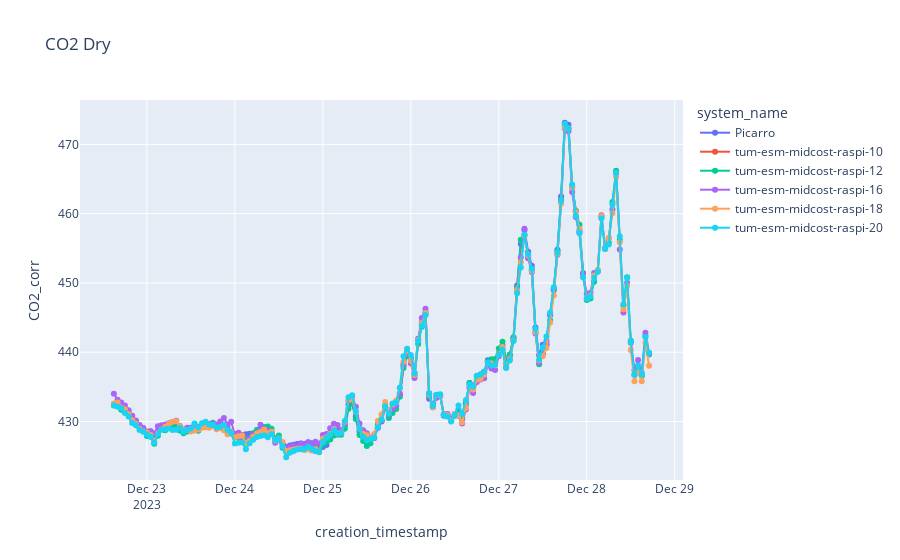
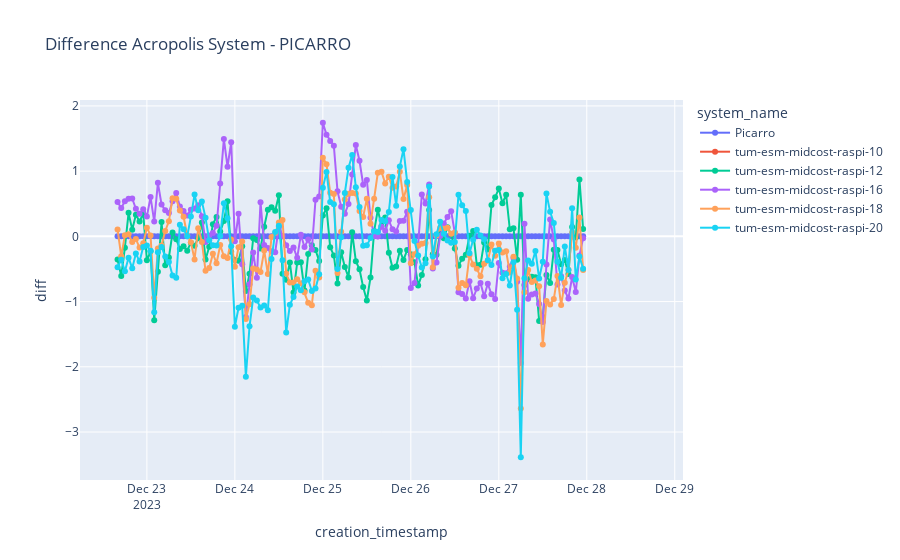

The notebook cell saved with these charts, in order:
### Code cell
import plotly.express as px

fig = px.line(df_cal_corr_agg_1h, x="creation_timestamp", y=f"CO2_corr", markers=True, title = "CO2 Dry", color="system_name")
fig.show()

fig = px.line(df_cal_corr_agg_1h, x="creation_timestamp", y=f"diff", markers=True, title = "Difference Acropolis System - PICARRO", color="system_name")
fig.show()

### Figure 1 — Plotly figure (JSON) as saved in the notebook; plotly's stock layout.template omitted (floating-point values rounded to 4 significant figures; data arrays with more than 128 entries replaced by an {"elided": "..."} marker saying what was removed)
{"data": [{"hovertemplate": "system_name=Picarro<br>creation_timestamp=%{x}<br>CO2_corr=%{y}<extra></extra>", "legendgroup": "Picarro", "line": {"color": "#636efa", "dash": "solid"}, "marker": {"symbol": "circle"}, "mode": "markers+lines", "name": "Picarro", "orientation": "v", "showlegend": true, "type": "scatter", "x": ["2023-12-22T16:00:00+00:00", "2023-12-22T17:00:00+00:00", "2023-12-22T18:00:00+00:00", "2023-12-22T19:00:00+00:00", "2023-12-22T20:00:00+00:00", "2023-12-22T21:00:00+00:00", "2023-12-22T22:00:00+00:00", "2023-12-22T23:00:00+00:00", "2023-12-23T00:00:00+00:00", "2023-12-23T01:00:00+00:00", "2023-12-23T02:00:00+00:00", "2023-12-23T03:00:00+00:00", "2023-12-23T04:00:00+00:00", "2023-12-23T05:00:00+00:00", "2023-12-23T06:00:00+00:00", "2023-12-23T07:00:00+00:00", "2023-12-23T08:00:00+00:00", "2023-12-23T09:00:00+00:00", "2023-12-23T10:00:00+00:00", "2023-12-23T11:00:00+00:00", "2023-12-23T12:00:00+00:00", "2023-12-23T13:00:00+00:00", "2023-12-23T14:00:00+00:00", "2023-12-23T15:00:00+00:00", "2023-12-23T16:00:00+00:00", "2023-12-23T17:00:00+00:00", "2023-12-23T18:00:00+00:00", "2023-12-23T19:00:00+00:00", "2023-12-23T20:00:00+00:00", "2023-12-23T21:00:00+00:00", "2023-12-23T22:00:00+00:00", "2023-12-23T23:00:00+00:00", "2023-12-24T00:00:00+00:00", "2023-12-24T01:00:00+00:00", "2023-12-24T02:00:00+00:00", "2023-12-24T03:00:00+00:00", "2023-12-24T04:00:00+00:00", "2023-12-24T05:00:00+00:00", "2023-12-24T06:00:00+00:00", "2023-12-24T07:00:00+00:00", "2023-12-24T08:00:00+00:00", "2023-12-24T09:00:00+00:00", "2023-12-24T10:00:00+00:00", "2023-12-24T11:00:00+00:00", "2023-12-24T12:00:00+00:00", "2023-12-24T13:00:00+00:00", "2023-12-24T14:00:00+00:00", "2023-12-24T15:00:00+00:00", "2023-12-24T16:00:00+00:00", "2023-12-24T17:00:00+00:00", "2023-12-24T18:00:00+00:00", "2023-12-24T19:00:00+00:00", "2023-12-24T20:00:00+00:00", "2023-12-24T21:00:00+00:00", "2023-12-24T22:00:00+00:00", "2023-12-24T23:00:00+00:00", "2023-12-25T00:00:00+00:00", "2023-12-25T01:00:00+00:00", "2023-12-25T02:00:00+00:00", "2023-12-25T03:00:00+00:00", "2023-12-25T04:00:00+00:00", "2023-12-25T05:00:00+00:00", "2023-12-25T06:00:00+00:00", "2023-12-25T07:00:00+00:00", "2023-12-25T08:00:00+00:00", "2023-12-25T09:00:00+00:00", "2023-12-25T10:00:00+00:00", "2023-12-25T11:00:00+00:00", "2023-12-25T12:00:00+00:00", "2023-12-25T13:00:00+00:00", "2023-12-25T14:00:00+00:00", "2023-12-25T15:00:00+00:00", "2023-12-25T16:00:00+00:00", "2023-12-25T17:00:00+00:00", "2023-12-25T18:00:00+00:00", "2023-12-25T19:00:00+00:00", "2023-12-25T20:00:00+00:00", "2023-12-25T21:00:00+00:00", "2023-12-25T22:00:00+00:00", "2023-12-25T23:00:00+00:00", "2023-12-26T00:00:00+00:00", "2023-12-26T01:00:00+00:00", "2023-12-26T02:00:00+00:00", "2023-12-26T03:00:00+00:00", "2023-12-26T04:00:00+00:00", "2023-12-26T05:00:00+00:00", "2023-12-26T06:00:00+00:00", "2023-12-26T07:00:00+00:00", "2023-12-26T08:00:00+00:00", "2023-12-26T09:00:00+00:00", "2023-12-26T10:00:00+00:00", "2023-12-26T11:00:00+00:00", "2023-12-26T12:00:00+00:00", "2023-12-26T13:00:00+00:00", "2023-12-26T14:00:00+00:00", "2023-12-26T15:00:00+00:00", "2023-12-26T16:00:00+00:00", "2023-12-26T17:00:00+00:00", "2023-12-26T18:00:00+00:00", "2023-12-26T19:00:00+00:00", "2023-12-26T20:00:00+00:00", "2023-12-26T21:00:00+00:00", "2023-12-26T22:00:00+00:00", "2023-12-26T23:00:00+00:00", "2023-12-27T00:00:00+00:00", "2023-12-27T01:00:00+00:00", "2023-12-27T02:00:00+00:00", "2023-12-27T03:00:00+00:00", "2023-12-27T04:00:00+00:00", "2023-12-27T05:00:00+00:00", "2023-12-27T06:00:00+00:00", "2023-12-27T07:00:00+00:00", "2023-12-27T08:00:00+00:00", "2023-12-27T09:00:00+00:00", "2023-12-27T10:00:00+00:00", "2023-12-27T11:00:00+00:00", "2023-12-27T12:00:00+00:00", "2023-12-27T13:00:00+00:00", "2023-12-27T14:00:00+00:00", "2023-12-27T15:00:00+00:00", "2023-12-27T16:00:00+00:00", "2023-12-27T17:00:00+00:00", "2023-12-27T18:00:00+00:00", "2023-12-27T19:00:00+00:00", "2023-12-27T20:00:00+00:00", "2023-12-27T21:00:00+00:00", "2023-12-27T22:00:00+00:00", "2023-12-27T23:00:00+00:00"], "xaxis": "x", "y": [432.6, 432.3, 431.8, 431.0, 430.3, 429.7, 429.1, 428.7, 428.3, 428.0, 428.1, 428.5, 429.0, 429.2, 429.4, 429.4, 429.5, 428.9, 428.5, 428.8, 428.7, 429.1, 428.7, 429.2, 429.7, 429.6, 429.6, 429.3, 429.2, 429.0, 428.5, 428.5, 428.2, 428.0, 428.0, 428.2, 428.2, 428.3, 428.8, 429.0, 429.1, 428.9, 428.5, 427.2, 427.4, 426.8, 426.3, 426.5, 426.7, 426.7, 426.8, 426.8, 427.0, 426.9, 426.5, 426.2, 426.3, 426.6, 427.6, 428.3, 428.8, 428.3, 429.4, 432.5, 432.6, 430.7, 428.5, 427.9, 427.5, 427.5, 427.6, 429.1, 430.0, 432.0, 430.8, 431.7, 432.3, 433.8, 438.1, 439.7, 439.2, 437.0, 441.9, 444.3, 445.8, 433.3, 432.5, 433.8, 433.7, 430.9, 430.8, 430.1, 431.0, 431.7, 430.6, 432.7, 435.6, 435.1, 436.5, 436.8, 437.2, 438.8, 438.5, 438.4, 439.8, 441.0, 438.3, 439.6, 442.0, 449.6, 455.6, 457.6, 454.5, 452.5, 443.6, 439.6, 441.1, 441.6, 445.3, 449.2, 454.8, 462.5, 473.1, 472.8, 463.8, 460.4, 457.5, 451.3], "yaxis": "y"}, {"hovertemplate": "system_name=tum-esm-midcost-raspi-10<br>creation_timestamp=%{x}<br>CO2_corr=%{y}<extra></extra>", "legendgroup": "tum-esm-midcost-raspi-10", "line": {"color": "#EF553B", "dash": "solid"}, "marker": {"symbol": "circle"}, "mode": "markers+lines", "name": "tum-esm-midcost-raspi-10", "orientation": "v", "showlegend": true, "type": "scatter", "x": {"elided": "147 str values"}, "xaxis": "x", "y": {"elided": "147 null values"}, "yaxis": "y"}, {"hovertemplate": "system_name=tum-esm-midcost-raspi-12<br>creation_timestamp=%{x}<br>CO2_corr=%{y}<extra></extra>", "legendgroup": "tum-esm-midcost-raspi-12", "line": {"color": "#00cc96", "dash": "solid"}, "marker": {"symbol": "circle"}, "mode": "markers+lines", "name": "tum-esm-midcost-raspi-12", "orientation": "v", "showlegend": true, "type": "scatter", "x": {"elided": "147 str values"}, "xaxis": "x", "y": {"elided": "147 float values"}, "yaxis": "y"}, {"hovertemplate": "system_name=tum-esm-midcost-raspi-16<br>creation_timestamp=%{x}<br>CO2_corr=%{y}<extra></extra>", "legendgroup": "tum-esm-midcost-raspi-16", "line": {"color": "#ab63fa", "dash": "solid"}, "marker": {"symbol": "circle"}, "mode": "markers+lines", "name": "tum-esm-midcost-raspi-16", "orientation": "v", "showlegend": true, "type": "scatter", "x": {"elided": "147 str values"}, "xaxis": "x", "y": {"elided": "147 float values"}, "yaxis": "y"}, {"hovertemplate": "system_name=tum-esm-midcost-raspi-18<br>creation_timestamp=%{x}<br>CO2_corr=%{y}<extra></extra>", "legendgroup": "tum-esm-midcost-raspi-18", "line": {"color": "#FFA15A", "dash": "solid"}, "marker": {"symbol": "circle"}, "mode": "markers+lines", "name": "tum-esm-midcost-raspi-18", "orientation": "v", "showlegend": true, "type": "scatter", "x": {"elided": "147 str values"}, "xaxis": "x", "y": {"elided": "147 float values"}, "yaxis": "y"}, {"hovertemplate": "system_name=tum-esm-midcost-raspi-20<br>creation_timestamp=%{x}<br>CO2_corr=%{y}<extra></extra>", "legendgroup": "tum-esm-midcost-raspi-20", "line": {"color": "#19d3f3", "dash": "solid"}, "marker": {"symbol": "circle"}, "mode": "markers+lines", "name": "tum-esm-midcost-raspi-20", "orientation": "v", "showlegend": true, "type": "scatter", "x": {"elided": "147 str values"}, "xaxis": "x", "y": {"elided": "147 float values"}, "yaxis": "y"}], "layout": {"legend": {"title": {"text": "system_name"}, "tracegroupgap": 0}, "title": {"text": "CO2 Dry"}, "xaxis": {"anchor": "y", "domain": [0, 1], "title": {"text": "creation_timestamp"}}, "yaxis": {"anchor": "x", "domain": [0, 1], "title": {"text": "CO2_corr"}}}}

### Figure 2 — Plotly figure (JSON) as saved in the notebook; plotly's stock layout.template omitted (floating-point values rounded to 4 significant figures; data arrays with more than 128 entries replaced by an {"elided": "..."} marker saying what was removed)
{"data": [{"hovertemplate": "system_name=Picarro<br>creation_timestamp=%{x}<br>diff=%{y}<extra></extra>", "legendgroup": "Picarro", "line": {"color": "#636efa", "dash": "solid"}, "marker": {"symbol": "circle"}, "mode": "markers+lines", "name": "Picarro", "orientation": "v", "showlegend": true, "type": "scatter", "x": ["2023-12-22T16:00:00+00:00", "2023-12-22T17:00:00+00:00", "2023-12-22T18:00:00+00:00", "2023-12-22T19:00:00+00:00", "2023-12-22T20:00:00+00:00", "2023-12-22T21:00:00+00:00", "2023-12-22T22:00:00+00:00", "2023-12-22T23:00:00+00:00", "2023-12-23T00:00:00+00:00", "2023-12-23T01:00:00+00:00", "2023-12-23T02:00:00+00:00", "2023-12-23T03:00:00+00:00", "2023-12-23T04:00:00+00:00", "2023-12-23T05:00:00+00:00", "2023-12-23T06:00:00+00:00", "2023-12-23T07:00:00+00:00", "2023-12-23T08:00:00+00:00", "2023-12-23T09:00:00+00:00", "2023-12-23T10:00:00+00:00", "2023-12-23T11:00:00+00:00", "2023-12-23T12:00:00+00:00", "2023-12-23T13:00:00+00:00", "2023-12-23T14:00:00+00:00", "2023-12-23T15:00:00+00:00", "2023-12-23T16:00:00+00:00", "2023-12-23T17:00:00+00:00", "2023-12-23T18:00:00+00:00", "2023-12-23T19:00:00+00:00", "2023-12-23T20:00:00+00:00", "2023-12-23T21:00:00+00:00", "2023-12-23T22:00:00+00:00", "2023-12-23T23:00:00+00:00", "2023-12-24T00:00:00+00:00", "2023-12-24T01:00:00+00:00", "2023-12-24T02:00:00+00:00", "2023-12-24T03:00:00+00:00", "2023-12-24T04:00:00+00:00", "2023-12-24T05:00:00+00:00", "2023-12-24T06:00:00+00:00", "2023-12-24T07:00:00+00:00", "2023-12-24T08:00:00+00:00", "2023-12-24T09:00:00+00:00", "2023-12-24T10:00:00+00:00", "2023-12-24T11:00:00+00:00", "2023-12-24T12:00:00+00:00", "2023-12-24T13:00:00+00:00", "2023-12-24T14:00:00+00:00", "2023-12-24T15:00:00+00:00", "2023-12-24T16:00:00+00:00", "2023-12-24T17:00:00+00:00", "2023-12-24T18:00:00+00:00", "2023-12-24T19:00:00+00:00", "2023-12-24T20:00:00+00:00", "2023-12-24T21:00:00+00:00", "2023-12-24T22:00:00+00:00", "2023-12-24T23:00:00+00:00", "2023-12-25T00:00:00+00:00", "2023-12-25T01:00:00+00:00", "2023-12-25T02:00:00+00:00", "2023-12-25T03:00:00+00:00", "2023-12-25T04:00:00+00:00", "2023-12-25T05:00:00+00:00", "2023-12-25T06:00:00+00:00", "2023-12-25T07:00:00+00:00", "2023-12-25T08:00:00+00:00", "2023-12-25T09:00:00+00:00", "2023-12-25T10:00:00+00:00", "2023-12-25T11:00:00+00:00", "2023-12-25T12:00:00+00:00", "2023-12-25T13:00:00+00:00", "2023-12-25T14:00:00+00:00", "2023-12-25T15:00:00+00:00", "2023-12-25T16:00:00+00:00", "2023-12-25T17:00:00+00:00", "2023-12-25T18:00:00+00:00", "2023-12-25T19:00:00+00:00", "2023-12-25T20:00:00+00:00", "2023-12-25T21:00:00+00:00", "2023-12-25T22:00:00+00:00", "2023-12-25T23:00:00+00:00", "2023-12-26T00:00:00+00:00", "2023-12-26T01:00:00+00:00", "2023-12-26T02:00:00+00:00", "2023-12-26T03:00:00+00:00", "2023-12-26T04:00:00+00:00", "2023-12-26T05:00:00+00:00", "2023-12-26T06:00:00+00:00", "2023-12-26T07:00:00+00:00", "2023-12-26T08:00:00+00:00", "2023-12-26T09:00:00+00:00", "2023-12-26T10:00:00+00:00", "2023-12-26T11:00:00+00:00", "2023-12-26T12:00:00+00:00", "2023-12-26T13:00:00+00:00", "2023-12-26T14:00:00+00:00", "2023-12-26T15:00:00+00:00", "2023-12-26T16:00:00+00:00", "2023-12-26T17:00:00+00:00", "2023-12-26T18:00:00+00:00", "2023-12-26T19:00:00+00:00", "2023-12-26T20:00:00+00:00", "2023-12-26T21:00:00+00:00", "2023-12-26T22:00:00+00:00", "2023-12-26T23:00:00+00:00", "2023-12-27T00:00:00+00:00", "2023-12-27T01:00:00+00:00", "2023-12-27T02:00:00+00:00", "2023-12-27T03:00:00+00:00", "2023-12-27T04:00:00+00:00", "2023-12-27T05:00:00+00:00", "2023-12-27T06:00:00+00:00", "2023-12-27T07:00:00+00:00", "2023-12-27T08:00:00+00:00", "2023-12-27T09:00:00+00:00", "2023-12-27T10:00:00+00:00", "2023-12-27T11:00:00+00:00", "2023-12-27T12:00:00+00:00", "2023-12-27T13:00:00+00:00", "2023-12-27T14:00:00+00:00", "2023-12-27T15:00:00+00:00", "2023-12-27T16:00:00+00:00", "2023-12-27T17:00:00+00:00", "2023-12-27T18:00:00+00:00", "2023-12-27T19:00:00+00:00", "2023-12-27T20:00:00+00:00", "2023-12-27T21:00:00+00:00", "2023-12-27T22:00:00+00:00", "2023-12-27T23:00:00+00:00"], "xaxis": "x", "y": [0, 0, 0, 0, 0, 0, 0, 0, 0, 0, 0, 0, 0, 0, 0, 0, 0, 0, 0, 0, 0, 0, 0, 0, 0, 0, 0, 0, 0, 0, 0, 0, 0, 0, 0, 0, 0, 0, 0, 0, 0, 0, 0, 0, 0, 0, 0, 0, 0, 0, 0, 0, 0, 0, 0, 0, 0, 0, 0, 0, 0, 0, 0, 0, 0, 0, 0, 0, 0, 0, 0, 0, 0, 0, 0, 0, 0, 0, 0, 0, 0, 0, 0, 0, 0, 0, 0, 0, 0, 0, 0, 0, 0, 0, 0, 0, 0, 0, 0, 0, 0, 0, 0, 0, 0, 0, 0, 0, 0, 0, 0, 0, 0, 0, 0, 0, 0, 0, 0, 0, 0, 0, 0, 0, 0, 0, 0, 0], "yaxis": "y"}, {"hovertemplate": "system_name=tum-esm-midcost-raspi-10<br>creation_timestamp=%{x}<br>diff=%{y}<extra></extra>", "legendgroup": "tum-esm-midcost-raspi-10", "line": {"color": "#EF553B", "dash": "solid"}, "marker": {"symbol": "circle"}, "mode": "markers+lines", "name": "tum-esm-midcost-raspi-10", "orientation": "v", "showlegend": true, "type": "scatter", "x": {"elided": "147 str values"}, "xaxis": "x", "y": {"elided": "147 null values"}, "yaxis": "y"}, {"hovertemplate": "system_name=tum-esm-midcost-raspi-12<br>creation_timestamp=%{x}<br>diff=%{y}<extra></extra>", "legendgroup": "tum-esm-midcost-raspi-12", "line": {"color": "#00cc96", "dash": "solid"}, "marker": {"symbol": "circle"}, "mode": "markers+lines", "name": "tum-esm-midcost-raspi-12", "orientation": "v", "showlegend": true, "type": "scatter", "x": {"elided": "147 str values"}, "xaxis": "x", "y": {"elided": "147 float values"}, "yaxis": "y"}, {"hovertemplate": "system_name=tum-esm-midcost-raspi-16<br>creation_timestamp=%{x}<br>diff=%{y}<extra></extra>", "legendgroup": "tum-esm-midcost-raspi-16", "line": {"color": "#ab63fa", "dash": "solid"}, "marker": {"symbol": "circle"}, "mode": "markers+lines", "name": "tum-esm-midcost-raspi-16", "orientation": "v", "showlegend": true, "type": "scatter", "x": {"elided": "147 str values"}, "xaxis": "x", "y": {"elided": "147 float values"}, "yaxis": "y"}, {"hovertemplate": "system_name=tum-esm-midcost-raspi-18<br>creation_timestamp=%{x}<br>diff=%{y}<extra></extra>", "legendgroup": "tum-esm-midcost-raspi-18", "line": {"color": "#FFA15A", "dash": "solid"}, "marker": {"symbol": "circle"}, "mode": "markers+lines", "name": "tum-esm-midcost-raspi-18", "orientation": "v", "showlegend": true, "type": "scatter", "x": {"elided": "147 str values"}, "xaxis": "x", "y": {"elided": "147 float values"}, "yaxis": "y"}, {"hovertemplate": "system_name=tum-esm-midcost-raspi-20<br>creation_timestamp=%{x}<br>diff=%{y}<extra></extra>", "legendgroup": "tum-esm-midcost-raspi-20", "line": {"color": "#19d3f3", "dash": "solid"}, "marker": {"symbol": "circle"}, "mode": "markers+lines", "name": "tum-esm-midcost-raspi-20", "orientation": "v", "showlegend": true, "type": "scatter", "x": {"elided": "147 str values"}, "xaxis": "x", "y": {"elided": "147 float values"}, "yaxis": "y"}], "layout": {"legend": {"title": {"text": "system_name"}, "tracegroupgap": 0}, "title": {"text": "Difference Acropolis System - PICARRO"}, "xaxis": {"anchor": "y", "domain": [0, 1], "title": {"text": "creation_timestamp"}}, "yaxis": {"anchor": "x", "domain": [0, 1], "title": {"text": "diff"}}}}
